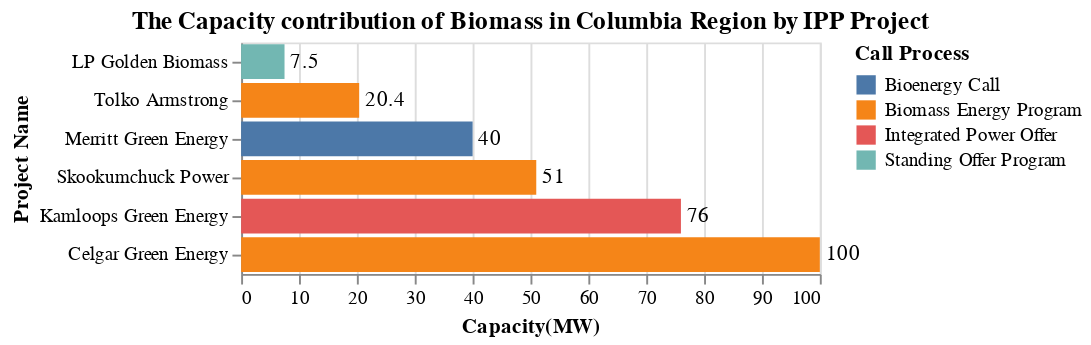

The notebook cell this image was saved under:
### Code cell
title = alt.TitleParams('The Capacity contribution of Biomass in Columbia Region by IPP Project')

capacity_IPP = alt.Chart(data_CR, title = title).mark_bar().encode(
                    alt.Y('Project_name', title='Project Name',sort='x'),
                    alt.X('sum(Capacity(MW))', title='Capacity(MW)'),
                    alt.Color('Call_process', title = 'Call Process')).properties( width=300)
cap_CR_Loc_chart = capacity_IPP + capacity_IPP.mark_text(
    color = 'black', align='left', dx = 3).encode(text='sum(Capacity(MW))',color=alt.value('black'))
cap_CR_Loc_chart

### Figure 1 — Vega-Lite specification as saved in the notebook (floating-point values rounded to 4 significant figures)
{"config": {"view": {"continuousWidth": 300, "continuousHeight": 300}}, "layer": [{"mark": {"type": "bar"}, "encoding": {"color": {"field": "Call_process", "title": "Call Process", "type": "nominal"}, "x": {"aggregate": "sum", "field": "Capacity(MW)", "title": "Capacity(MW)", "type": "quantitative"}, "y": {"field": "Project_name", "sort": "x", "title": "Project Name", "type": "nominal"}}, "title": {"text": "The Capacity contribution of Biomass in Columbia Region by IPP Project"}}, {"mark": {"type": "text", "align": "left", "color": "black", "dx": 3}, "encoding": {"color": {"value": "black"}, "text": {"aggregate": "sum", "field": "Capacity(MW)", "type": "quantitative"}, "x": {"aggregate": "sum", "field": "Capacity(MW)", "title": "Capacity(MW)", "type": "quantitative"}, "y": {"field": "Project_name", "sort": "x", "title": "Project Name", "type": "nominal"}}, "title": {"text": "The Capacity contribution of Biomass in Columbia Region by IPP Project"}}], "data": {"name": "data-14e43334a9e17bf2323df000022379ec"}, "width": 300, "$schema": "https://vega.github.io/schema/vega-lite/v5.20.1.json", "datasets": {"data-14e43334a9e17bf2323df000022379ec": [{"Sub_region": "Revelstoke ABMton Creek", "Project_name": "Tolko Armstrong", "IPP_seller": "Tolko Industries Ltd.", "Location": "Armstrong", "Type": "Biomass", "Year": "2019", "Call_process": "Biomass Energy Program", "Capacity(MW)": 20.4, "Energy(GWh/yr)": 126.8, "Region": "Columbia Region"}, {"Sub_region": "Selkirk", "Project_name": "Celgar Green Energy", "IPP_seller": "Mercer Celgar Limited Partnership", "Location": "Castlegar", "Type": "Biomass", "Year": "2019", "Call_process": "Biomass Energy Program", "Capacity(MW)": 100.0, "Energy(GWh/yr)": 127.9, "Region": "Columbia Region"}, {"Sub_region": "East Kootenay", "Project_name": "LP Golden Biomass", "IPP_seller": "Pacific Woodtech Canada Holdings Ltd", "Location": "Golden", "Type": "Biomass", "Year": "2010", "Call_process": "Standing Offer Program", "Capacity(MW)": 7.5, "Energy(GWh/yr)": 3.5, "Region": "Columbia Region"}, {"Sub_region": "Kelly Lake Nicola", "Project_name": "Kamloops Green Energy", "IPP_seller": "Kruger Kamloops Pulp LP", "Location": "Kamloops", "Type": "Biomass", "Year": "2010", "Call_process": "Integrated Power Offer", "Capacity(MW)": 76.0, "Energy(GWh/yr)": 288.3, "Region": "Columbia Region"}, {"Sub_region": "Kelly Lake Nicola", "Project_name": "Merritt Green Energy", "IPP_seller": "Nicola Clean Power Ltd.", "Location": "Merritt", "Type": "Biomass", "Year": "2010", "Call_process": "Bioenergy Call", "Capacity(MW)": 40.0, "Energy(GWh/yr)": 303.5, "Region": "Columbia Region"}, {"Sub_region": "East Kootenay", "Project_name": "Skookumchuck Power", "IPP_seller": "Skookumchuck Pulp Inc.", "Location": "Skookumchuck", "Type": "Biomass", "Year": "2019", "Call_process": "Biomass Energy Program", "Capacity(MW)": 51.0, "Energy(GWh/yr)": 182.4, "Region": "Columbia Region"}]}}
